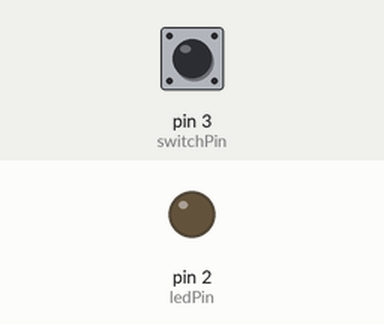
A sketch run on a simulated Arduino Uno, built with avr-gcc and run on an emulated ATmega328P. On the bench: output pins drawn as LEDs (lit = HIGH). Dashed ring = blinking. The test bench sets the inputs (shaded band); at power-on: pin 3 (switchPin) LOW.

Above: at 1.2 s.
1.3 s: pin 3 (switchPin) pulled HIGH for 1 s
At 2.9 s:
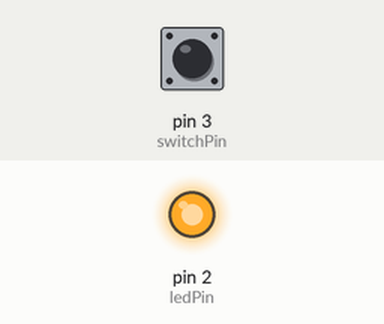
4.0 s: pin 3 (switchPin) pulled HIGH for 0.15 s
At 5.6 s:
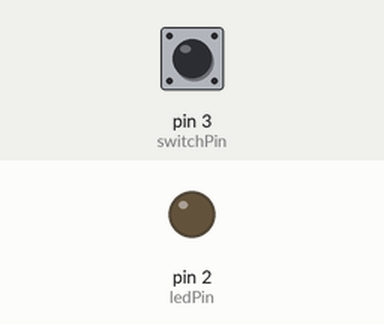
5.9 s: pin 3 (switchPin) pulled HIGH for 3.2 s
At 6.5 s:
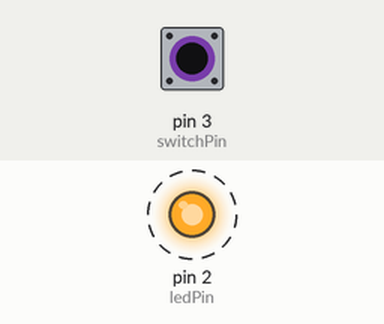
Timing chart, 0 to 10.6 s (numbered marks = the images above; inputs shaded):
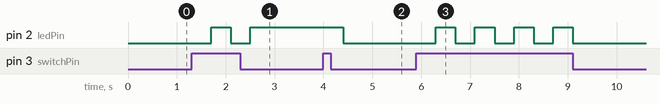

The sketch:

pull-up_pull-down.ino
```cpp
int ledPin = 2;
int switchPin = 3;
bool ledState = false;
 int delayTime = 400;

void setup() {
  // put your setup code here, to run once:
  pinMode(ledPin, OUTPUT);
  pinMode(switchPin, INPUT);
}

void loop() {

  // PROGRAM TO TURN AN LED ON OR OFF
  if (digitalRead(switchPin) == 1)
  {
    ledState = !ledState;
    delay(delayTime);
  }

  if (ledState)
  {
    digitalWrite(ledPin, HIGH);
  }
  else
  {
    digitalWrite(ledPin, LOW);
  }


  // PROGRAM FOR VOLUME CONTROL
  //int increasePin = 2;
  //int decreasePin = 3;
  //int currentVol = 0;
  //int maxVol = 20;
   //if(digitalRead(increasePin) == 1 && currentVol < maxVol)
   //{
      //currentVol ++;
      //Serial.print("Volume ");
      //Serial.println(currentVol);
      //delay(delayTime);
   //}

   //if(digitalRead(decreasePin) == 1 && currentVol > 0)
   //{
      //currentVol --;
      //Serial.print("Volume ");
      //Serial.println(currentVol);
      //delay(delayTime);
   //}
}
```

Measured:
- after the input at 1.3 s, pin 2 (ledPin): LOW → HIGH after 0.40 s, → LOW 0.40 s later, → HIGH 0.40 s later
- after the input at 4.0 s, pin 2 (ledPin): HIGH → LOW after 0.40 s
- after the input at 5.9 s, pin 2 (ledPin): alternates HIGH for 0.40 s and LOW for 0.40 s, 8 changes in all, then stays LOW, starting after 0.40 s
